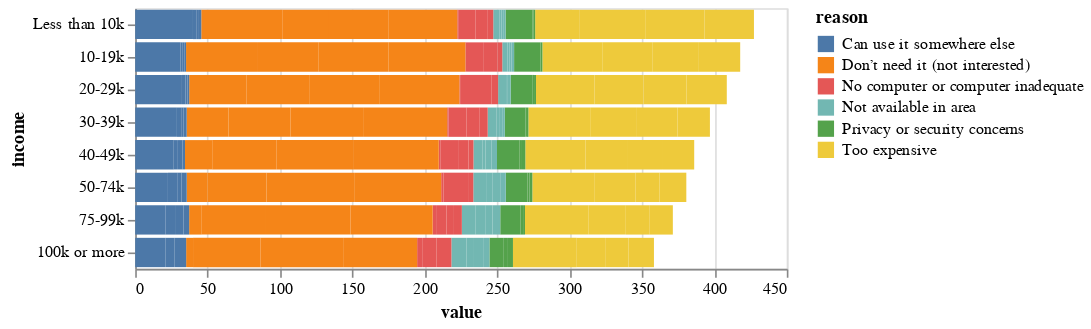

Notebook cell for this chart:
### Code cell
input_dropdown = alt.binding_select(options=["2010", "2013", "2015", "2017"])
selection = alt.selection_single(
    fields=["year"], bind=input_dropdown, name="select "
)

# selection = alt.selection_single(fields=['Origin'], bind=input_dropdown, name='Country of ')

bar2 = alt.Chart(df2).mark_bar().encode(
    x = alt.X("value:Q"),
    y = alt.Y("income:N", sort="-x"),
    color=alt.Color("reason")
).add_selection(selection).transform_filter(
    selection
).transform_filter(
    alt.datum.reason != "Other reasons"
)


bar2

### Figure 1 — Vega-Lite specification as saved in the notebook (floating-point values rounded to 4 significant figures; data arrays with more than 128 entries replaced by an {"elided": "..."} marker saying what was removed)
{"config": {"view": {"continuousWidth": 400, "continuousHeight": 300}}, "data": {"name": "data-e19c234be3c56cc9992e2ca7273dd23f"}, "mark": "bar", "encoding": {"color": {"type": "nominal", "field": "reason"}, "x": {"type": "quantitative", "field": "value"}, "y": {"type": "nominal", "field": "income", "sort": "-x"}}, "selection": {"select ": {"type": "single", "fields": ["year"], "bind": {"input": "select", "options": ["2010", "2013", "2015", "2017"]}}}, "transform": [{"filter": {"selection": "select "}}, {"filter": "(datum.reason !== 'Other reasons')"}], "$schema": "https://vega.github.io/schema/vega-lite/v4.0.2.json", "datasets": {"data-e19c234be3c56cc9992e2ca7273dd23f": {"elided": "216 records"}}}
